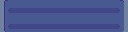

This game map was drawn from its Tiled (.tmx) file and the tilesets committed beside it. A one-line description and the trimmed map source follow:
An orthogonal 16x4 tile map with 8x8 px tiles, 1 tile layer (Tile Layer 1).

<map version="1.0" orientation="orthogonal" renderorder="right-down" width="16" height="4" tilewidth="8" tileheight="8" nextobjectid="1">
 <tileset firstgid="1" name="MenuTiles" tilewidth="8" tileheight="8">
  <image source="MenuTiles.png" width="256" height="24" />
 </tileset>
 <layer name="Tile Layer 1" width="16" height="4">
  <data>[64 cells, 64 non-empty, 9 distinct tile ids]</data>
 </layer>
</map>
